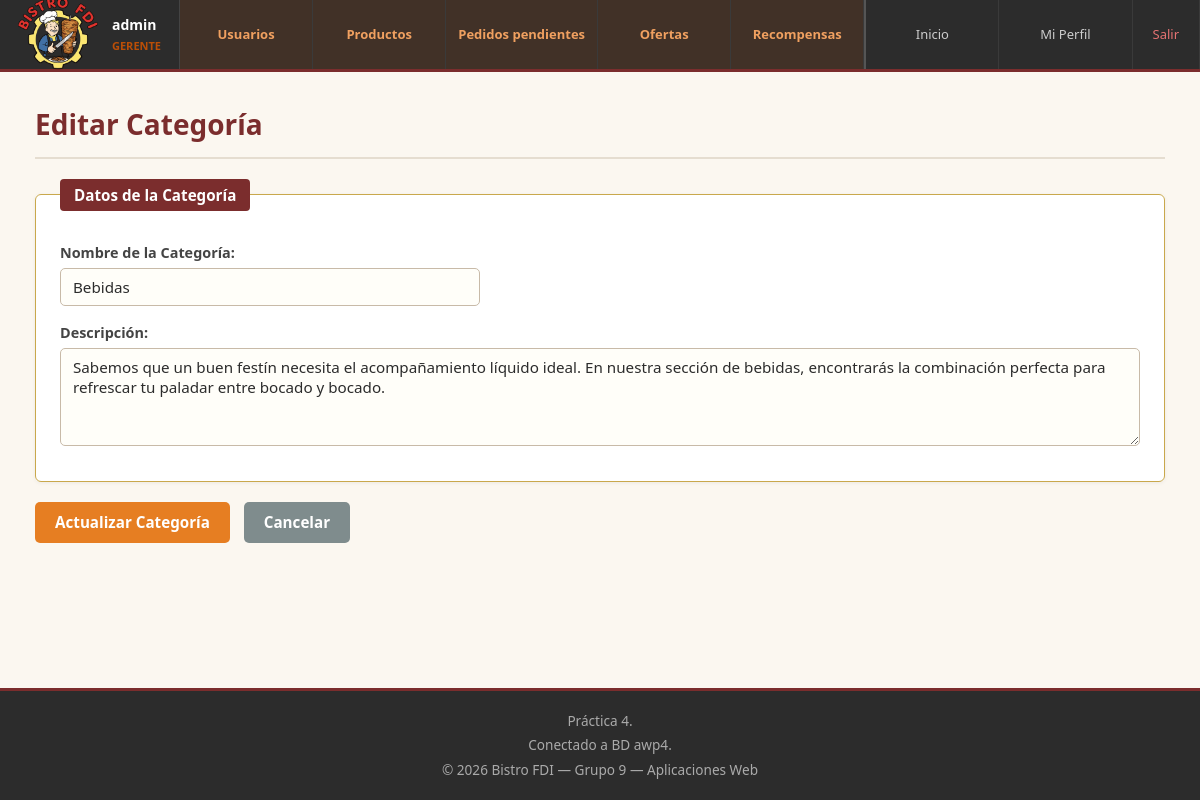
The page /admin/editar_categoria.php?id=1 (signed in) on the database its author committed.
### tables this page shows
CREATE TABLE `categorias` (
  `id` int(11) NOT NULL,
  `nombre` varchar(100) NOT NULL,
  `descripcion` text NOT NULL,
  `imagen` varchar(255) DEFAULT NULL
);

### includes/clases/productos/Producto.php (called while the page is built, shortened)
<?php
class Producto
{
    public static function buscaCategoria($id)
    {
        $conn = Aplicacion::getInstance()->getConexionBd();
        $stmt = $conn->prepare("SELECT * FROM categorias WHERE id = ?");
        $stmt->bind_param("i", $id);
        $stmt->execute();
        return $stmt->get_result()->fetch_assoc();
    }
}

### admin/editar_categoria.php (the view, shortened to what this page needs)
<?php
$id = $_GET['id'] ?? null;
$categoria = Producto::buscaCategoria($id);
$mensaje = "";
$contenidoPrincipal = "
    <h1>Editar Categoría</h1>
    {$mensaje}
    <form id='formEditarCategoria' action='../productos/admin_editar_categoria.php' method='POST'>
        <input type='hidden' name='id' value='{$categoria['id']}'>
        <fieldset>
            <legend>Datos de la Categoría</legend>
            <div class='mb-15'>
                <label>Nombre de la Categoría:</label>
                <input type='text' name='nombre' value='" . htmlspecialchars($categoria['nombre']) . "' required>
            </div>
            <div class='mb-15'>
                <label>Descripción:</label>
                <textarea name='descripcion' required rows='4'>" . htmlspecialchars($categoria['descripcion']) . "</textarea>
            </div>
        </fieldset>
        <div class='mt-15'>
            <button type='submit' class='btn-naranja btn-lg'>Actualizar Categoría</button>
            <a href='categorias.php' class='ml-10'>
                <button type='button' class='btn-secundario btn-lg'>Cancelar</button>
            </a>
        </div>
    </form>
    <script>
    document.addEventListener('DOMContentLoaded', function () {
        activarValidacion('formEditarCategoria', {
            nombre:      ['requerido', ['minLen', 2], ['maxLen', 50]],
            descripcion: ['requerido', ['minLen', 5], ['maxLen', 255]]
        });
    });
    </script>
";
require RAIZ_APP . '/vistas/plantillas/plantilla.php';

### CSS/estilo.css (style rules this page uses)
*, *::before, *::after { box-sizing: border-box; margin: 0; padding: 0; }
body { font-family: 'Segoe UI', Tahoma, Geneva, Verdana, sans-serif; font-size: 15px; line-height: 1.6; color: #2C2C2C; background-color: #FBF7F0; min-height: 100vh; margin: 0; padding: 0; }
main h1 { font-size: 1.75rem; font-weight: 700; color: #7B2D2D; margin-bottom: 20px; padding-bottom: 10px; border-bottom: 2px solid #E5DDD0; }
main a { color: #7B2D2D; text-decoration: none; font-weight: 500; }
.mb-15 { margin-bottom: 15px; }
.mt-15 { margin-top: 15px; }
.ml-10 { margin-left: 10px; }
button, a.boton, input[type="submit"] { display: inline-block; padding: 8px 18px; border-radius: 5px; font-size: 0.9rem; font-family: inherit; font-weight: 600; cursor: pointer; border: none; text-decoration: none; transition: background-color 0.18s, transform 0.1s; line-height: 1.4; }
button[type="submit"], input[type="submit"] { background-color: #7B2D2D; color: #fff; }
.btn-secundario { background-color: #7f8c8d !important; color: white !important; border: none !important; }
.btn-naranja { background-color: #e67e22 !important; color: white !important; border: none !important; }
.btn-lg { padding: 10px 20px !important; font-size: 0.95rem !important; }
fieldset { border: 1px solid #C9A84C; border-radius: 6px; padding: 20px 24px; margin-bottom: 20px; background-color: #fff; box-shadow: 0 1px 4px rgba(0,0,0,0.06); }
legend { color: #fff; background-color: #7B2D2D; border: none; border-radius: 4px; padding: 4px 14px; font-weight: 600; font-size: 0.95rem; }
fieldset div { margin: 10px 0; }
label { display: block; margin-bottom: 4px; font-weight: 600; color: #444; font-size: 0.9rem; }
input[type="text"], input[type="email"], input[type="password"], input[type="number"], input[type="date"], input[type="search"], select, textarea { display: block; width: 100%; max-width: 420px; padding: 8px 12px; border: 1px solid #C8BAA8; border-radius: 5px; font-size: 0.95rem; font-family: inherit; color: #2C2C2C; background-color: #FFFEF9; transition: border-color 0.2s, box-shadow 0.2s; }
textarea { min-height: 90px; resize: vertical; max-width: 100%; }

### rows shown on the page
categorias: nombre "Bebidas", descripcion "Sabemos que un buen festín necesita el acompañamiento líquido ideal. En nuestra sección de bebidas, encontrarás la combinación perfecta para refrescar tu paladar entre bocado y bocado."

### other values the page prints
$nombreActual "admin"
$rolActual "GERENTE"
